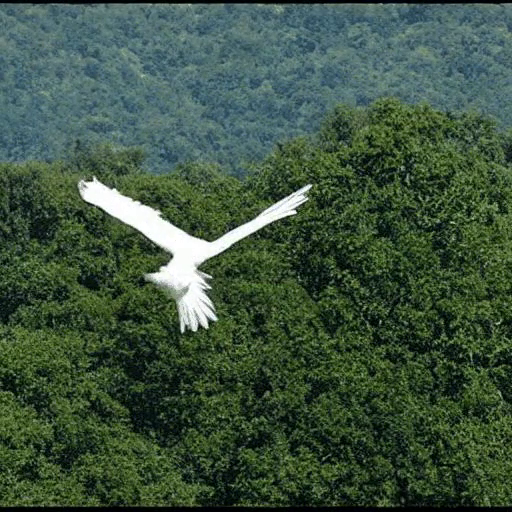
#> input picture frame 168 of video.mp4, 512 x 512 px
$ python test2.py
#> lines starting #> are read from the running program, lines starting #| are printed output that depends on the picture; after the words box and inside, x2 and y2 are one past the last pixel; in counts of white or black regions, pixels touching at a corner belong together
import cv2
import numpy as np

# Load the video
video_path = 'video.mp4'
cap = cv2.VideoCapture(video_path)

if not cap.isOpened():
    print("Error: Could not open video.")
    exit()

# Function to calculate mean RGB values
def calculate_mean_rgb(frame):
    mean_rgb = cv2.mean(frame)[:3]  # Ignore the alpha channel if present
    return mean_rgb

# Desired frame rate (frames per second)
desired_fps = 1
delay = int(1000 / desired_fps)  # Delay in milliseconds

while cap.isOpened():
    ret, frame = cap.read()
#> frame is the input picture: shape (512, 512, 3); mean B, G, R 64.3, 83.8, 61.8

    if not ret:
        break

    # Calculate the mean RGB values for the frame
    mean_rgb = calculate_mean_rgb(frame)
#> in calculate_mean_rgb, `mean_rgb = cv2.mean(frame)[:3]`: mean_rgb = (64.33, 83.81, 61.83)
#> mean_rgb = (64.33, 83.81, 61.83)

    # Display the mean RGB values on the frame
    mean_text = f"Mean RGB: ({mean_rgb[2]:.2f}, {mean_rgb[1]:.2f}, {mean_rgb[0]:.2f})"
#> mean_text = 'Mean RGB: (61.83, 83.81, 64.33)'
    cv2.putText(frame, mean_text, (10, 30), cv2.FONT_HERSHEY_SIMPLEX, 1, (0, 255, 0), 2, cv2.LINE_AA)
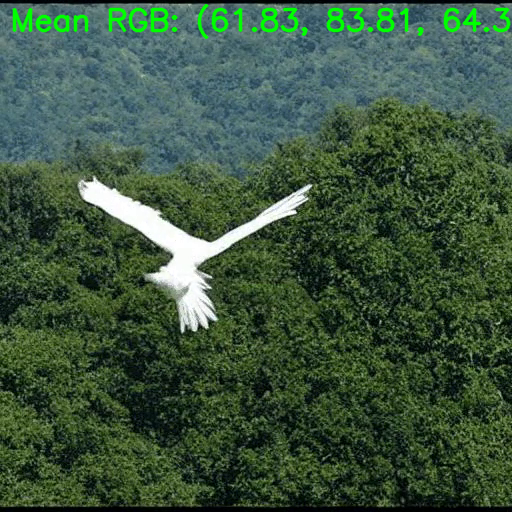
#> frame: shape (512, 512, 3); 2.05% of pixels changed, all inside (x1, y1, x2, y2) = (12, 4, 511, 40)

    # Show the frame
    cv2.imshow('Video', frame)

    # Wait for a specified delay and break the loop on 'q' key press
    if cv2.waitKey(delay) & 0xFF == ord('q'):
#> (key q is pressed here)
        break

# Release the video capture object and close display window
cap.release()
cv2.destroyAllWindows()

$ run again, starting later in the video
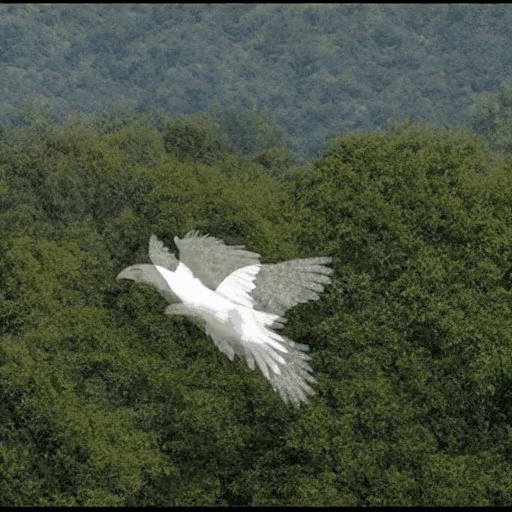
#> input picture frame 758 of video.mp4, 512 x 512 px
#> frame is the input picture: shape (512, 512, 3); mean B, G, R 63, 80.9, 71.3
#> in calculate_mean_rgb, `mean_rgb = cv2.mean(frame)[:3]`: mean_rgb = (62.98, 80.92, 71.32)
#> mean_text = 'Mean RGB: (71.32, 80.92, 62.98)'
#> `cv2.putText(frame, mean_text, (10, 30), cv2.FONT_HERSHEY_SIMPLEX, 1, (..`:
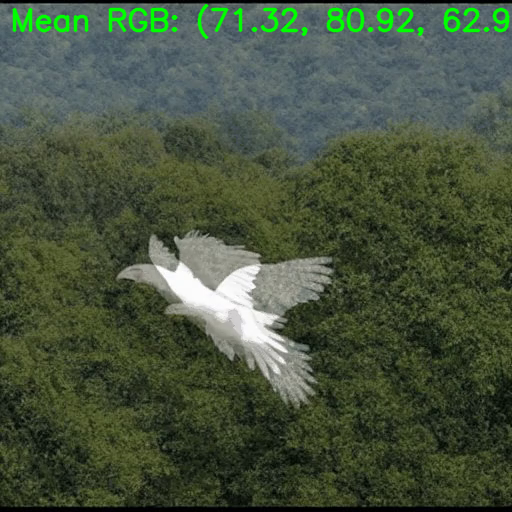
#> frame: shape (512, 512, 3); 2.04% of pixels changed, all inside (x1, y1, x2, y2) = (12, 4, 510, 40)

$ run again, starting later in the video
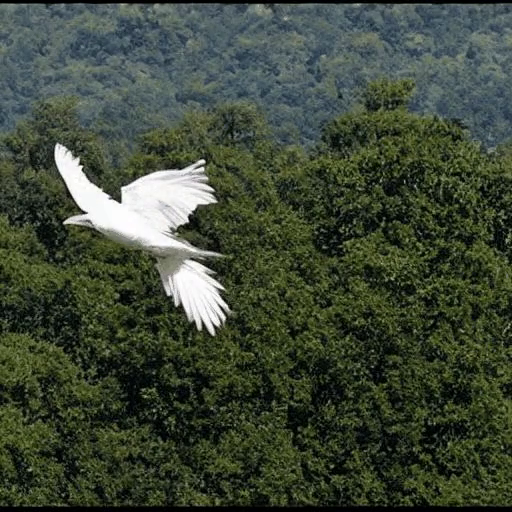
#> input picture frame 1348 of video.mp4, 512 x 512 px
#> frame is the input picture: shape (512, 512, 3); mean B, G, R 56.4, 72.2, 62.5
#> in calculate_mean_rgb, `mean_rgb = cv2.mean(frame)[:3]`: mean_rgb = (56.38, 72.18, 62.46)
#> mean_text = 'Mean RGB: (62.46, 72.18, 56.38)'
#> `cv2.putText(frame, mean_text, (10, 30), cv2.FONT_HERSHEY_SIMPLEX, 1, (..`:
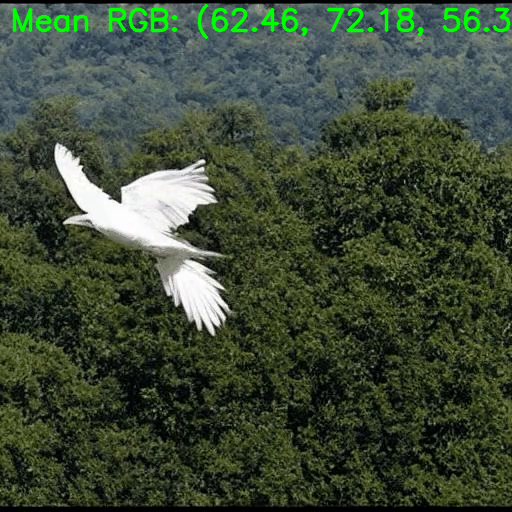
#> frame: shape (512, 512, 3); 2.03% of pixels changed, all inside (x1, y1, x2, y2) = (12, 4, 511, 40)
